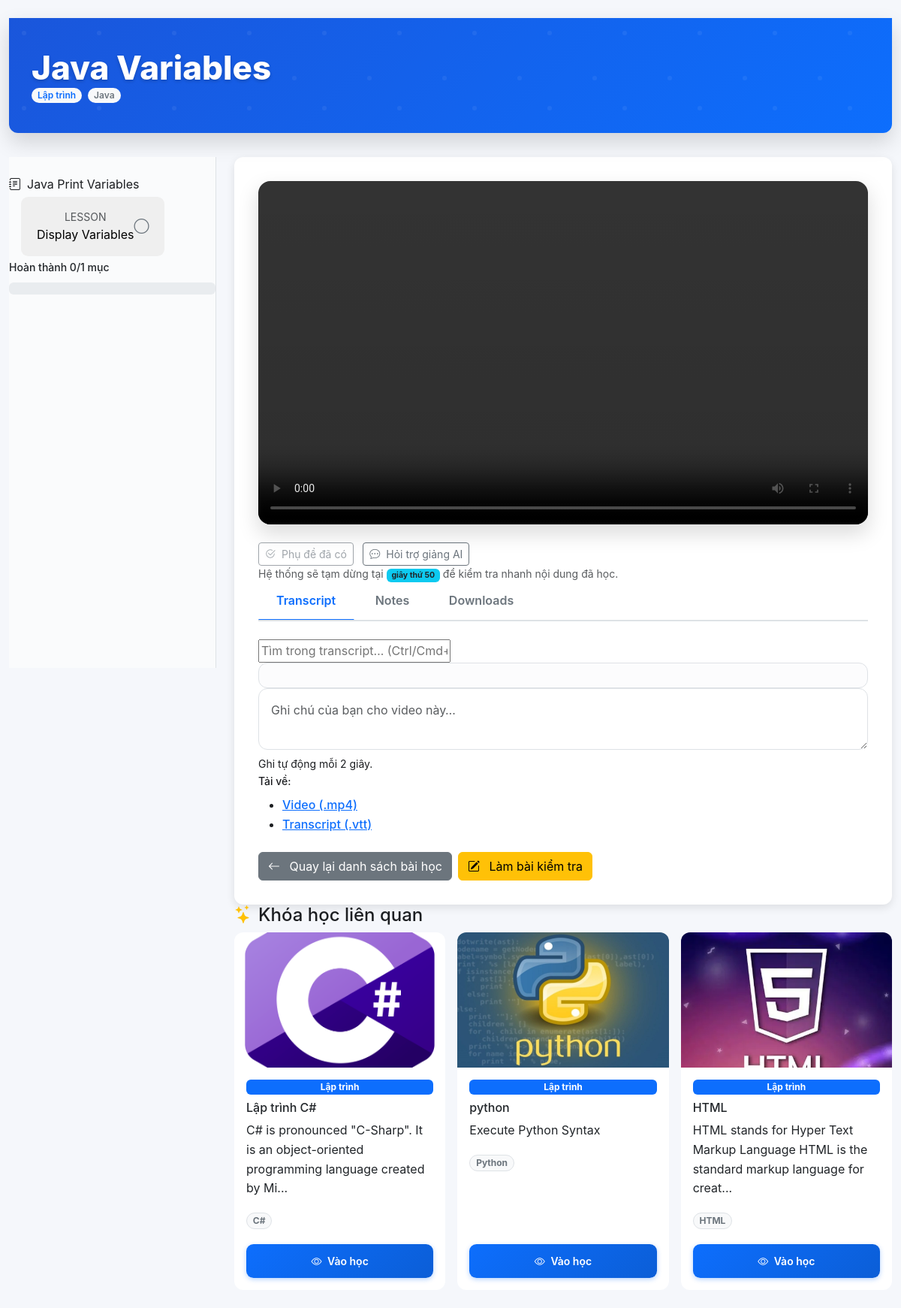
The page /course/18 on the database its author committed.
### tables this page shows
CREATE TABLE courses (
                    id INTEGER PRIMARY KEY AUTOINCREMENT,
                    title TEXT NOT NULL,
                    description TEXT
                , image_url TEXT, video_url TEXT, category TEXT, tags TEXT, caption_url TEXT);

CREATE TABLE course_sections (
                    id INTEGER PRIMARY KEY AUTOINCREMENT,
                    course_id INTEGER NOT NULL REFERENCES courses(id) ON DELETE CASCADE,
                    title TEXT NOT NULL,
                    sort_order INTEGER NOT NULL DEFAULT 0
                );

CREATE TABLE course_items (
                    id INTEGER PRIMARY KEY AUTOINCREMENT,
                    section_id INTEGER NOT NULL REFERENCES course_sections(id) ON DELETE CASCADE,
                    title TEXT NOT NULL,
                    item_type TEXT NOT NULL,   -- 'video' | 'reading' | 'quiz' | ...
                    resource_url TEXT,
                    duration_sec INTEGER,
                    sort_order INTEGER NOT NULL DEFAULT 0
                , content TEXT);

### app.py (the view)
@app.route("/course/<int:course_id>")
def course_detail(course_id):
    return course_controller.course_detail(course_id)

### app.py (called while the page is built, shortened)
@app.context_processor
def inject_user():
    username = session.get('username')
    role = session.get('role')
    user = None
    return {
        'username': username,
        'role': role,
        'user': user,
        'is_teacher': role == 'teacher'
    }

### model/course_model.py (called while the page is built, shortened)
    def _connect(self):
      conn = sqlite3.connect(self.db_path, check_same_thread=False)
      conn.row_factory = sqlite3.Row
      conn.execute("PRAGMA foreign_keys = ON")
      try:
        self._ensure_proctor_events_schema(conn)
      except Exception as e:
        print("[WARN] ensure_proctor_events_schema:", e)
      return conn

    def get_course_by_id(self, course_id: int):
        with self._connect() as conn:
            return conn.execute("SELECT * FROM courses WHERE id = ?", (course_id,)).fetchone()

    def get_related_by_category(self, category: Optional[str], exclude_id: Optional[int] = None, limit: int = 6):
        if not category:
            return []
        with self._connect() as conn:
            if exclude_id is not None:
                sql = """
                    SELECT * FROM courses
                     WHERE id <> ?
                       AND category IS NOT NULL AND TRIM(category) <> ''
                       AND LOWER(category) = LOWER(?)
                     ORDER BY id DESC
                     LIMIT ?
                """
                return conn.execute(sql, (exclude_id, category, limit)).fetchall()

### templates/course_detail.html (shortened to what this page needs)
<!DOCTYPE html>
<html lang="vi">
<head>
  <link href="https://cdn.jsdelivr.net/npm/bootstrap@5.3.0/dist/css/bootstrap.min.css" rel="stylesheet" />
  <link href="https://cdn.jsdelivr.net/npm/bootstrap-icons/font/bootstrap-icons.css" rel="stylesheet" />
</head>
<body>
  <div class="container-fluid py-4">
    <div class="course-header">
      <div class="container">
        <h1 class="course-title">{{ course.title }}</h1>
        <div class="course-meta d-flex flex-wrap gap-2">
          {% if course.category %}
            <span class="badge bg-light text-primary px-2 py-1 rounded-pill">{{ course.category }}</span>
          {% endif %}
          {% for t in (course.tags or '').split(',') if t %}
            <span class="badge bg-light text-secondary px-2 py-1 rounded-pill">{{ t.strip() }}</span>
          {% endfor %}
        </div>
      </div>
    </div>
    <div class="row">
      <div class="col-lg-3">
        <div class="sidebar sticky-top" style="top: 1rem;">
          <div class="outline">
            {% if sections and sections|length>0 %}
              {% for sec in sections %}
                <div class="outline-section">
                  <i class="bi bi-journal-text me-2"></i>{{ sec.title }}
                </div>
                {% for it in sec["items"] %}
                  {% set p = progress.get(it.id) %}
                  <button
                    class="outline-item d-flex justify-content-between align-items-center{% if p and p.status=='done' %} active{% endif %}"
                    data-item='{{ it|tojson }}'>
                    <div>
                      <div class="small text-muted text-uppercase">{{ it.item_type }}</div>
                      {{ it.title }}
                    </div>
                    <i class="bi {{ 'bi-check-circle-fill text-success' if p and p.status=='done' else 'bi-circle text-secondary' }} fs-5"></i>
                  </button>
                {% endfor %}
              {% endfor %}
            {% else %}
              <div class="outline-section text-center text-muted">Chưa có mục nào trong khóa học.</div>
            {% endif %}
          </div>
          {% if sections and sections|length>0 %}
          <div class="progress-section">
            <div class="small mb-2 fw-medium text-dark" id="overallStat">Tiến độ đang tải…</div>
            <div class="progress">
            </div>
          </div>
          {% endif %}
        </div>
      </div>
      <div class="col-lg-9">
        <div class="main-content">
          <div class="content-area">
            <div id="videoPane">
              <div class="ratio ratio-16x9 video-container">
                <video id="player" controls preload="metadata"
                       style="width:100%;border-radius:16px;">
                  <source id="playerSource" src="{{ course.video_url or '' }}" type="video/mp4">
                </video>
              </div>
              <div class="controls-row">
                <button class="btn btn-sm btn-primary" id="capAuto" type="button">
                </button>
                <button class="btn btn-sm btn-outline-secondary ms-2" id="aiChatToggle" type="button">
                  <i class="bi bi-chat-dots me-1"></i> Hỏi trợ giảng AI
                </button>
                <div class="text-muted small ms-auto">
                  Hệ thống sẽ tạm dừng tại <span class="badge bg-info text-dark">giây thứ 50</span> để kiểm tra nhanh nội dung đã học.
                </div>
              </div>
              <div class="tabs" id="tabs">
                <button data-tab="t" class="active">Transcript</button>
                <button data-tab="n">Notes</button>
                <button data-tab="d">Downloads</button>
              </div>
              <div id="tab-t" class="tab-pane active">
                <div class="t-toolbar">
                  <input id="tSearch" class="t-search" placeholder="Tìm trong transcript… (Ctrl/Cmd+K)">
                </div>
                <div id="transcriptBox" class="transcript-box" aria-label="Transcript (click để tua)">
                </div>
              </div>
              <div id="tab-n" class="tab-pane">
                <textarea id="notesArea" class="notes form-control" placeholder="Ghi chú của bạn cho video này…"></textarea>
                <div class="small mt-2" id="notesStatus">Ghi tự động mỗi 2 giây.</div>
              </div>
              <div id="tab-d" class="tab-pane">
                <div class="small fw-medium mb-2">Tải về:</div>
                <ul class="downloads-list">
                  <li><a id="dlVideo" href="{{ course.video_url or '#' }}" download class="fw-medium">Video (.mp4)</a></li>
                  {% if course.caption_url %}
                    <li><a id="dlCaption" href="{{ course.caption_url }}" download class="fw-medium">Transcript (.vtt)</a></li>
                  {% else %}
                    <li><a id="dlCaption" href="#" class="disabled fw-medium">Chưa có transcript</a></li>
                  {% endif %}
                </ul>
              </div>
            </div>
            <div class="d-flex gap-2 mt-4">
              <a href="{{ url_for('course') }}" class="btn btn-secondary">
                <i class="bi bi-arrow-left me-2"></i> Quay lại danh sách bài học
              </a>
              <a href="{{ url_for('exam', course_id=course.id) }}" class="btn btn-warning">
                <i class="bi bi-pencil-square me-2"></i> Làm bài kiểm tra
              </a>
            </div>
          </div>
        </div>
        {% if related_courses and related_courses|length > 0 %}
          <div class="related-courses">
            <h4><i class="bi bi-stars text-warning me-2"></i>Khóa học liên quan</h4>
            <div class="row g-3">
              {% for rc in related_courses if rc.id != course.id %}
              <div class="col-12 col-md-6 col-lg-4">
                <div class="card related-card h-100">
                  {% if rc.image_url %}
                    <img src="{{ rc.image_url }}" class="card-img-top" alt="{{ rc.title }}">
                  {% endif %}
                  <div class="card-body d-flex flex-column">
                    {% if rc.category %}<span class="badge bg-primary mb-2">{{ rc.category }}</span>{% endif %}
                    <h6 class="card-title related-card-title">{{ rc.title }}</h6>
                    <p class="card-text related-card-desc">
                      {{ rc.description and rc.description[:90] or '' }}{% if rc.description and rc.description|length>90 %}...{% endif %}
                    </p>
                    <div class="mb-3">
                      {% for t in (rc.tags or '').split(',') if t %}
                        <span class="badge bg-light text-secondary border rounded-pill me-1 mb-1">{{ t.strip() }}</span>
                      {% endfor %}
                    </div>
                    <div class="mt-auto">
                      <a href="{{ url_for('course_detail', course_id=rc.id) }}" class="btn btn-primary btn-sm w-100">
                        <i class="bi bi-eye me-1"></i> Vào học
                      </a>
                    </div>
                  </div>
                </div>
              </div>
              {% endfor %}
            </div>
          </div>
        {% else %}
          <div class="alert alert-info d-flex align-items-center mt-4" role="alert">
            <i class="bi bi-info-circle me-2 fs-5"></i> Chưa có gợi ý khóa học liên quan.
          </div>
        {% endif %}
      </div>
    </div>
  </div>
</body>
</html>

### templates/course_detail.html (style rules this page uses)
:root { --primary-color: #0d6efd; --primary-hover: #0b5ed7; --secondary-color: #6c757d; --success-color: #198754; --warning-color: #ffc107; --danger-color: #dc3545; --info-color: #0dcaf0; --light-bg: #f8f9fa; --border-color: #dee2e6; --shadow-sm: 0 1px 3px rgba(0,0,0,0.1); --shadow: 0 4px 12px rgba(0,0,0,0.1); --shadow-lg: 0 12px 28px rgba(0,0,0,0.15); --transition: all 0.25s ease; --radius: 0.75rem; --font-sans: 'Inter', system-ui, -apple-system, sans-serif; }
* { box-sizing: border-box; }
html { scroll-behavior: smooth; overflow-x: hidden; }
body { font-family: var(--font-sans); background: #f5f7fb; color: #1c1e21; line-height: 1.6; }
.course-header { background: linear-gradient(135deg, #1a56db 0%, #0d6efd 100%); color: white; padding: 2.5rem 0; margin-bottom: 2rem; border-radius: 0 0 var(--radius) var(--radius); position: relative; overflow: hidden; box-shadow: var(--shadow-lg); }
.course-header::before { content: ''; position: absolute; inset: 0; pointer-events: none; }
.course-title { font-size: 2.75rem; font-weight: 800; margin: 0; text-shadow: 0 2px 4px rgba(0,0,0,0.2); animation: fadeInDown 0.6s ease-out; }
.course-meta .badge { font-weight: 600; padding: 0.5em 0.9em; border-radius: 1.5rem; animation: fadeIn 0.8s ease-out; }
.main-content { background: white; border-radius: var(--radius); box-shadow: var(--shadow); overflow: hidden; transition: var(--transition); }
.sidebar { background: #fafbfc; border-right: 1px solid var(--border-color); padding: 1.5rem 0; height: calc(100vh - 120px); position: sticky; top: 1rem; overflow-y: auto; }
.outline-item { margin: 0.25rem 1rem; padding: 0.9rem 1.25rem; border-radius: 0.6rem; border: 1px solid transparent; transition: all 0.3s cubic-bezier(0.4, 0, 0.2, 1); cursor: pointer; position: relative; overflow: hidden; }
.outline-item::before { content: ''; position: absolute; left: 0; top: 0; bottom: 0; width: 4px; background: var(--primary-color); transform: scaleY(0); transition: transform 0.3s ease; }
.content-area { padding: 2rem; }
.video-container { border-radius: var(--radius); overflow: hidden; box-shadow: var(--shadow-lg); margin-bottom: 1.5rem; position: relative; }
.video-container::after { content: ''; position: absolute; inset: 0; background: linear-gradient(transparent, rgba(0,0,0,0.1)); pointer-events: none; border-radius: var(--radius); }
.tabs { border-bottom: 2px solid var(--border-color); margin-bottom: 1.5rem; overflow: hidden; }
.tabs button { background: none; border: none; padding: 0.75rem 1.5rem; font-weight: 600; color: var(--secondary-color); position: relative; transition: var(--transition); }
.tabs button::after { content: ''; position: absolute; bottom: -2px; left: 50%; width: 0; height: 3px; background: var(--primary-color); transition: all 0.3s ease; transform: translateX(-50%); }
.tabs button.active, .tabs button:hover { color: var(--primary-color); }
.tabs button.active::after { width: 100%; }
.transcript-box { max-height: 420px; overflow-y: auto; border: 1px solid var(--border-color); border-radius: 0.75rem; padding: 1rem; background: #fcfcfd; font-size: 0.95rem; }
.notes { min-height: 200px; border-radius: 0.75rem; border: 1px solid var(--border-color); padding: 1rem; font-family: inherit; transition: var(--transition); }
.btn-primary { background: linear-gradient(135deg, var(--primary-color), var(--primary-hover)); border: none; border-radius: 0.6rem; padding: 0.75rem 1.5rem; font-weight: 600; transition: var(--transition); box-shadow: 0 2px 6px rgba(13, 110, 253, 0.3); }
.related-card { transition: var(--transition); border: none; border-radius: var(--radius); overflow: hidden; height: 100%; }
.related-card img { height: 180px; object-fit: cover; transition: transform 0.4s ease; }

### rows shown on the page
courses: title "Java Variables", category "Lập trình", strip "Java"
course_sections: title "Java Print Variables"
course_items: item_type "LESSON", title "Display Variables"
courses: image_url (picture), category "Lập trình", title "Lập trình C#", description "C# is pronounced \"C-Sharp\". It is an object-oriented programming language created by Mi", strip "C#"
courses: image_url (picture), category "Lập trình", title "python", description "Execute Python Syntax", strip "Python"
courses: image_url (picture), category "Lập trình", title "HTML", description "HTML stands for Hyper Text Markup Language HTML is the standard markup language for creat", strip "HTML"
